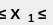
                    <widget class="QWidget" name="widget_14" native="true">
                     <property name="geometry">
                      <rect>
                       <x>72</x>
                       <y>0</y>
                       <width>53</width>
                       <height>25</height>
                      </rect>
                     </property>
                     <property name="sizePolicy">
                      <sizepolicy hsizetype="Fixed" vsizetype="Fixed">
                       <horstretch>0</horstretch>
                       <verstretch>0</verstretch>
                      </sizepolicy>
                     </property>
                     <widget class="QLabel" name="label_26">
                      <property name="geometry">
                       <rect>
                        <x>28</x>
                        <y>8</y>
                        <width>20</width>
                        <height>21</height>
                       </rect>
                      </property>
                      <property name="font">
                       <font>
                        <family>Segoe UI</family>
                        <pointsize>8</pointsize>
                        <weight>75</weight>
                        <bold>true</bold>
                       </font>
                      </property>
                      <property name="text">
                       <string>1</string>
                      </property>
                     </widget>
                     <widget class="QLabel" name="label_27">
                      <property name="geometry">
                       <rect>
                        <x>-2</x>
                        <y>-2</y>
                        <width>31</width>
                        <height>31</height>
                       </rect>
                      </property>
                      <property name="font">
                       <font>
                        <family>Segoe UI</family>
                        <pointsize>11</pointsize>
                        <weight>75</weight>
                        <bold>true</bold>
                       </font>
                      </property>
                      <property name="text">
                       <string>≤ X</string>
                      </property>
                     </widget>
                     <widget class="QLabel" name="label_28">
                      <property name="geometry">
                       <rect>
                        <x>38</x>
                        <y>-2</y>
                        <width>16</width>
                        <height>31</height>
                       </rect>
                      </property>
                      <property name="font">
                       <font>
                        <family>Segoe UI</family>
                        <pointsize>11</pointsize>
                        <weight>75</weight>
                        <bold>true</bold>
                       </font>
                      </property>
                      <property name="text">
                       <string>≤</string>
                      </property>
                     </widget>
                    </widget>
